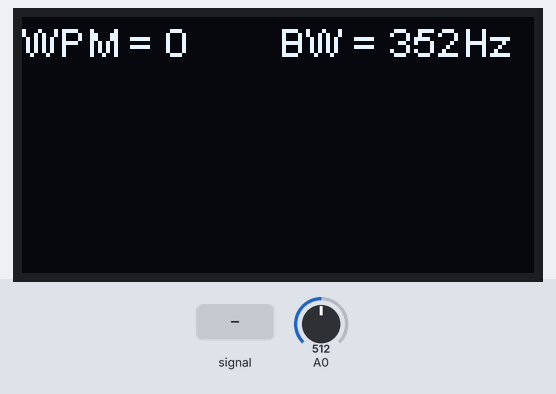
The sketch below on a simulated ESP8266 (NodeMCU). Shown: 128×64 one-colour display. The inputs (shaded band) are chosen by the test bench; at power-on: A0 = 512. What the sketch prints to the serial monitor is not drawn.

Above: at 1.2 s.
1.3 s: A0 fed a 1000 Hz sine of ±255 counts around its level
At 3.2 s:
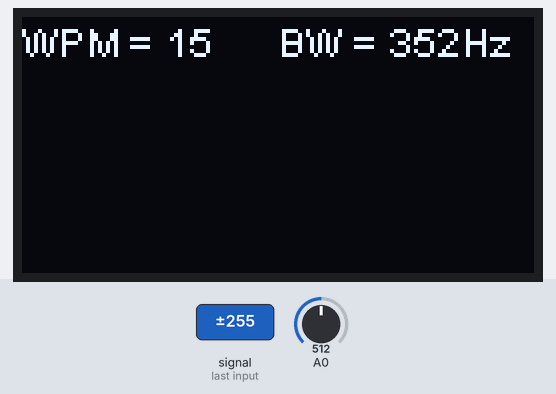
3.3 s: A0 set to 568
At 5.1 s:
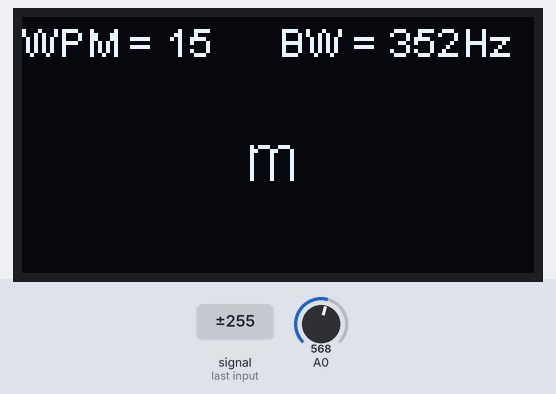
Timing chart, 0 to 6.6 s (numbered marks = the images above; inputs shaded):
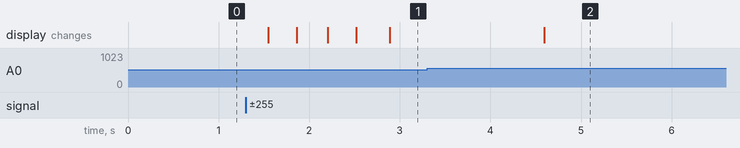

Measured:
- after the input at 1.3 s, the display: first changes after 0.25 s (image 1 shows a later state)

The sketch:

ESP32_Morse_Code_Decoder_02.ino
```cpp
// (licence header left out)
#include "SH1106.h"     // https://github.com/squix78/esp8266-oled-ssd1306
SH1106 display(0x3c, 17,16); // 1.3" OLED display object definition (address, SDA, SCL) Connect OLED SDA , SCL pins to ESP SDA, SCL pins

float magnitude           = 0;;
int   magnitudelimit      = 100;
int   magnitudelimit_low  = 100;
int   realstate           = LOW;
int   realstatebefore     = LOW;
int   filteredstate       = LOW;
int   filteredstatebefore = LOW;

// The sampling frequency is 45000 on an 80MHz CPU
// you can set the tuning tone to 496, 558, 744 or 992
// 'n' the number of samples determines bandwidth

float coeff;
float Q1 = 0;
float Q2 = 0;
float sine;
float cosine;
float sampling_freq = 45000;
float target_freq   = 558.0; // adjust for your needs see above
int   n = 128;               // if you change here please change next line also
int   testData[128];
float bw;

// Noise Blanker time which shall be computed so this is initial
int nbtime = 6;  /// ms noise blanker

long starttimehigh;
long highduration;
long lasthighduration;
long hightimesavg;
long lowtimesavg;
long startttimelow;
long lowduration;
long laststarttime = 0;
#define num_chars 14
char CodeBuffer[num_chars];
char DisplayLine[num_chars+1];
int  stop = LOW;
int  wpm;

void setup() {
  Wire.begin(17,16); // SDA, SCL
  display.init();
  display.setFont(ArialMT_Plain_10);
  display.flipScreenVertically(); // Adjust to suit or remove
  //////////////////////////////////// The basic goertzel calculation //////////////////////////////////////
  target_freq = 496.0; // tune your radio this this beat frequency
  //   target_freq=558.0;
  //   target_freq=744.0;
  //   target_freq=992.0;
  bw = sampling_freq / n;
  int  k;
  float omega;
  k = (int) (0.5 + ((n * target_freq) / sampling_freq));
  omega = (2.0 * PI * k) / n;
  sine = sin(omega);
  cosine = cos(omega);
  coeff = 2.0 * cosine;
  Serial.begin(115200);
  for (int i = 0; i <= num_chars; i++) DisplayLine[i] = ' ';
}

void loop() {
  for (byte index = 0; index < n; index++) {testData[index] = analogRead(A0);}
  for (byte index = 0; index < n; index++) {
    float Q0;
    Q0 = coeff * Q1 - Q2 + (float) testData[index];
    Q2 = Q1;
    Q1 = Q0;
  }
  float magnitudeSquared = (Q1 * Q1) + (Q2 * Q2) - Q1 * Q2 * coeff; // we do only need the real part //
  magnitude = sqrt(magnitudeSquared);
  Q2 = 0;
  Q1 = 0;

  if (magnitude > magnitudelimit_low) { magnitudelimit = (magnitudelimit + ((magnitude - magnitudelimit) / 6)); } /// moving average filter
  if (magnitudelimit < magnitudelimit_low) magnitudelimit = magnitudelimit_low;

  // Now check the magnitude //
  if (magnitude > magnitudelimit * 0.6) // just to have some space up
    realstate = HIGH;
  else
    realstate = LOW;

  // Clean up the state with a noise blanker //

  if (realstate != realstatebefore) {laststarttime = millis();}
  if ((millis() - laststarttime) > nbtime) {
    if (realstate != filteredstate) {
      filteredstate = realstate;
    }
  }

  if (filteredstate != filteredstatebefore) {
    if (filteredstate == HIGH) {
      starttimehigh = millis();
      lowduration = (millis() - startttimelow);
    }

    if (filteredstate == LOW) {
      startttimelow = millis();
      highduration = (millis() - starttimehigh);
      if (highduration < (2 * hightimesavg) || hightimesavg == 0) {
        hightimesavg = (highduration + hightimesavg + hightimesavg) / 3; // now we know avg dit time ( rolling 3 avg)
      }
      if (highduration > (5 * hightimesavg) ) {
        hightimesavg = highduration + hightimesavg;   // if speed decrease fast ..
      }
    }
  }

  // Now check the baud rate based on dit or dah duration either 1, 3 or 7 pauses
  if (filteredstate != filteredstatebefore) {
    stop = LOW;
    if (filteredstate == LOW) { // we did end on a HIGH
      if (highduration < (hightimesavg * 2) && highduration > (hightimesavg * 0.6)) { /// 0.6 filter out false dits
        strcat(CodeBuffer,".");
        //Serial.print(".");
      }
      if (highduration > (hightimesavg * 2) && highduration < (hightimesavg * 6)) {
        strcat(CodeBuffer,"-");
        //Serial.print("-");
        wpm = (wpm + (1200 / ((highduration) / 3))) / 2; //// the most precise we can do ;o)
      }
    }

    if (filteredstate == HIGH) { //// we did end a LOW
      float lacktime = 1;
      if (wpm > 25)lacktime = 1.0; ///  when high speeds we have to have a little more pause before new letter or new word
      if (wpm > 30)lacktime = 1.2;
      if (wpm > 35)lacktime = 1.5;
      if (lowduration > (hightimesavg * (2 * lacktime)) && lowduration < hightimesavg * (5 * lacktime)) { // letter space
        CodeToChar();
        CodeBuffer[0] = '\0';
        //AddCharacter('/');
        //Serial.print("/");
      }
      if (lowduration >= hightimesavg * (5 * lacktime)) { // word space
        CodeToChar();
        CodeBuffer[0] = '\0';
        AddCharacter(' ');
        Serial.print(" ");
      }
    }
  }
  if ((millis() - startttimelow) > (highduration * 6) && stop == LOW) {
    CodeToChar();
    CodeBuffer[0] = '\0';
    stop = HIGH;
  }
  // the end of main loop clean up//
  realstatebefore     = realstate;
  lasthighduration    = highduration;
  filteredstatebefore = filteredstate;
  display.drawString(0, 0, "WPM = "+String(wpm));
  display.drawString(64, 0,"BW = "+String(bw,0)+"Hz");
  display.setFont(ArialMT_Plain_16);
  display.drawString(0, 26, DisplayLine);
  display.display();
  display.setFont(ArialMT_Plain_10);
  display.clear();
}

void CodeToChar() { // translate cw code to ascii character//
  char decode_char = '{';
  if (strcmp(CodeBuffer,".-") == 0)      decode_char = char('a');
  if (strcmp(CodeBuffer,"-...") == 0)    decode_char = char('b');
  if (strcmp(CodeBuffer,"-.-.") == 0)    decode_char = char('c');
  if (strcmp(CodeBuffer,"-..") == 0)     decode_char = char('d');
  if (strcmp(CodeBuffer,".") == 0)       decode_char = char('e');
  if (strcmp(CodeBuffer,"..-.") == 0)    decode_char = char('f');
  if (strcmp(CodeBuffer,"--.") == 0)     decode_char = char('g');
  if (strcmp(CodeBuffer,"....") == 0)    decode_char = char('h');
  if (strcmp(CodeBuffer,"..") == 0)      decode_char = char('i');
  if (strcmp(CodeBuffer,".---") == 0)    decode_char = char('j');
  if (strcmp(CodeBuffer,"-.-") == 0)     decode_char = char('k');
  if (strcmp(CodeBuffer,".-..") == 0)    decode_char = char('l');
  if (strcmp(CodeBuffer,"--") == 0)      decode_char = char('m');
  if (strcmp(CodeBuffer,"-.") == 0)      decode_char = char('n');
  if (strcmp(CodeBuffer,"---") == 0)     decode_char = char('o');
  if (strcmp(CodeBuffer,".--.") == 0)    decode_char = char('p');
  if (strcmp(CodeBuffer,"--.-") == 0)    decode_char = char('q');
  if (strcmp(CodeBuffer,".-.") == 0)     decode_char = char('r');
  if (strcmp(CodeBuffer,"...") == 0)     decode_char = char('s');
  if (strcmp(CodeBuffer,"-") == 0)       decode_char = char('t');
  if (strcmp(CodeBuffer,"..-") == 0)     decode_char = char('u');
  if (strcmp(CodeBuffer,"...-") == 0)    decode_char = char('v');
  if (strcmp(CodeBuffer,".--") == 0)     decode_char = char('w');
  if (strcmp(CodeBuffer,"-..-") == 0)    decode_char = char('x');
  if (strcmp(CodeBuffer,"-.--") == 0)    decode_char = char('y');
  if (strcmp(CodeBuffer,"--..") == 0)    decode_char = char('z');

  if (strcmp(CodeBuffer,".----") == 0)   decode_char = char('1');
  if (strcmp(CodeBuffer,"..---") == 0)   decode_char = char('2');
  if (strcmp(CodeBuffer,"...--") == 0)   decode_char = char('3');
  if (strcmp(CodeBuffer,"....-") == 0)   decode_char = char('4');
  if (strcmp(CodeBuffer,".....") == 0)   decode_char = char('5');
  if (strcmp(CodeBuffer,"-....") == 0)   decode_char = char('6');
  if (strcmp(CodeBuffer,"--...") == 0)   decode_char = char('7');
  if (strcmp(CodeBuffer,"---..") == 0)   decode_char = char('8');
  if (strcmp(CodeBuffer,"----.") == 0)   decode_char = char('9');
  if (strcmp(CodeBuffer,"-----") == 0)   decode_char = char('0');

  if (strcmp(CodeBuffer,"..--..") == 0)  decode_char = char('?');
  if (strcmp(CodeBuffer,".-.-.-") == 0)  decode_char = char('.');
  if (strcmp(CodeBuffer,"--..--") == 0)  decode_char = char(',');
  if (strcmp(CodeBuffer,"-.-.--") == 0)  decode_char = char('!');
  if (strcmp(CodeBuffer,".--.-.") == 0)  decode_char = char('@');
  if (strcmp(CodeBuffer,"---...") == 0)  decode_char = char(':');
  if (strcmp(CodeBuffer,"-....-") == 0)  decode_char = char('-');
  if (strcmp(CodeBuffer,"-..-.") == 0)   decode_char = char('/');

  if (strcmp(CodeBuffer,"-.--.") == 0)   decode_char = char('(');
  if (strcmp(CodeBuffer,"-.--.-") == 0)  decode_char = char(')');
  if (strcmp(CodeBuffer,".-...") == 0)   decode_char = char('_');
  if (strcmp(CodeBuffer,"...-..-") == 0) decode_char = char('$');
  if (strcmp(CodeBuffer,"...-.-") == 0)  decode_char = char('>');
  if (strcmp(CodeBuffer,".-.-.") == 0)   decode_char = char('<');
  if (strcmp(CodeBuffer,"...-.") == 0)   decode_char = char('~');
  if (strcmp(CodeBuffer,".-.-") == 0)    decode_char = char('a'); // a umlaut
  if (strcmp(CodeBuffer,"---.") == 0)    decode_char = char('o'); // o accent
  if (strcmp(CodeBuffer,".--.-") == 0)   decode_char = char('a'); // a accent
  if (decode_char != '{') {
    AddCharacter(decode_char);
    Serial.print(decode_char);
  }
}

void AddCharacter(char newchar){
  for (int i = 0; i < num_chars; i++) DisplayLine[i] = DisplayLine[i+1];
  DisplayLine[num_chars] = newchar;
}
```
